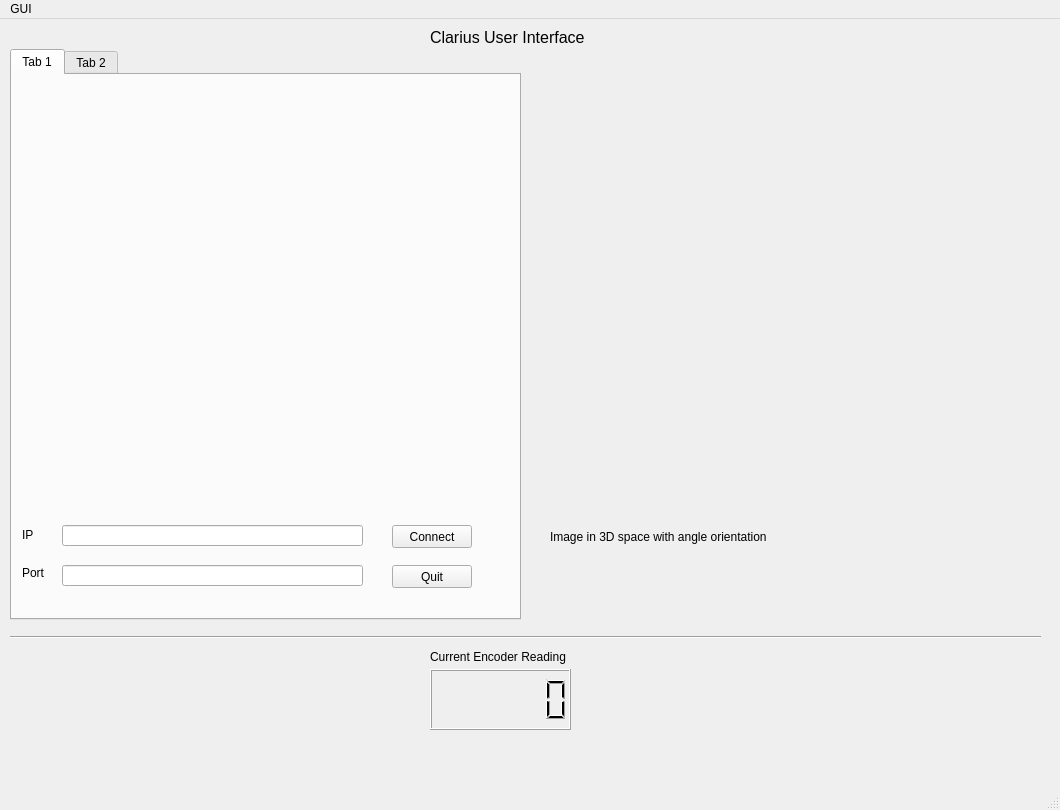
<?xml version="1.0" encoding="UTF-8"?>
<ui version="4.0">
 <class>MainWindow</class>
 <widget class="QMainWindow" name="MainWindow">
  <property name="geometry">
   <rect>
    <x>0</x>
    <y>0</y>
    <width>1060</width>
    <height>810</height>
   </rect>
  </property>
  <property name="minimumSize">
   <size>
    <width>1000</width>
    <height>810</height>
   </size>
  </property>
  <property name="windowTitle">
   <string>MainWindow</string>
  </property>
  <widget class="QWidget" name="centralwidget">
   <widget class="QWidget" name="view3d" native="true">
    <property name="geometry">
     <rect>
      <x>530</x>
      <y>70</y>
      <width>511</width>
      <height>421</height>
     </rect>
    </property>
    <property name="sizePolicy">
     <sizepolicy hsizetype="Expanding" vsizetype="Expanding">
      <horstretch>0</horstretch>
      <verstretch>0</verstretch>
     </sizepolicy>
    </property>
   </widget>
   <widget class="QLabel" name="label">
    <property name="geometry">
     <rect>
      <x>430</x>
      <y>10</y>
      <width>201</width>
      <height>16</height>
     </rect>
    </property>
    <property name="font">
     <font>
      <pointsize>12</pointsize>
     </font>
    </property>
    <property name="text">
     <string>Clarius User Interface</string>
    </property>
   </widget>
   <widget class="Line" name="line">
    <property name="geometry">
     <rect>
      <x>10</x>
      <y>610</y>
      <width>1031</width>
      <height>16</height>
     </rect>
    </property>
    <property name="orientation">
     <enum>Qt::Horizontal</enum>
    </property>
   </widget>
   <widget class="QLCDNumber" name="lcdNumber">
    <property name="geometry">
     <rect>
      <x>430</x>
      <y>650</y>
      <width>141</width>
      <height>61</height>
     </rect>
    </property>
    <property name="digitCount">
     <number>6</number>
    </property>
   </widget>
   <widget class="QLabel" name="label_2">
    <property name="geometry">
     <rect>
      <x>430</x>
      <y>630</y>
      <width>191</width>
      <height>16</height>
     </rect>
    </property>
    <property name="text">
     <string>Current Encoder Reading</string>
    </property>
   </widget>
   <widget class="QLabel" name="label_3">
    <property name="geometry">
     <rect>
      <x>550</x>
      <y>510</y>
      <width>291</width>
      <height>16</height>
     </rect>
    </property>
    <property name="text">
     <string>Image in 3D space with angle orientation</string>
    </property>
   </widget>
   <widget class="QTabWidget" name="tabWidget">
    <property name="geometry">
     <rect>
      <x>10</x>
      <y>30</y>
      <width>511</width>
      <height>571</height>
     </rect>
    </property>
    <property name="currentIndex">
     <number>0</number>
    </property>
    <widget class="QWidget" name="tab">
     <attribute name="title">
      <string>Tab 1</string>
     </attribute>
     <widget class="QLineEdit" name="ip">
      <property name="geometry">
       <rect>
        <x>50</x>
        <y>450</y>
        <width>301</width>
        <height>21</height>
       </rect>
      </property>
     </widget>
     <widget class="QLineEdit" name="port">
      <property name="geometry">
       <rect>
        <x>50</x>
        <y>490</y>
        <width>301</width>
        <height>21</height>
       </rect>
      </property>
     </widget>
     <widget class="QPushButton" name="connect">
      <property name="geometry">
       <rect>
        <x>380</x>
        <y>450</y>
        <width>80</width>
        <height>23</height>
       </rect>
      </property>
      <property name="text">
       <string>Connect</string>
      </property>
     </widget>
     <widget class="QPushButton" name="Quit">
      <property name="geometry">
       <rect>
        <x>380</x>
        <y>490</y>
        <width>80</width>
        <height>23</height>
       </rect>
      </property>
      <property name="text">
       <string>Quit</string>
      </property>
     </widget>
     <widget class="QWidget" name="liveStr" native="true">
      <property name="geometry">
       <rect>
        <x>10</x>
        <y>10</y>
        <width>491</width>
        <height>421</height>
       </rect>
      </property>
     </widget>
     <widget class="QLabel" name="label_5">
      <property name="geometry">
       <rect>
        <x>10</x>
        <y>450</y>
        <width>21</width>
        <height>20</height>
       </rect>
      </property>
      <property name="text">
       <string>IP</string>
      </property>
     </widget>
     <widget class="QLabel" name="label_6">
      <property name="geometry">
       <rect>
        <x>10</x>
        <y>490</y>
        <width>41</width>
        <height>16</height>
       </rect>
      </property>
      <property name="text">
       <string>Port</string>
      </property>
     </widget>
    </widget>
    <widget class="QWidget" name="tab_2">
     <attribute name="title">
      <string>Tab 2</string>
     </attribute>
     <widget class="QLabel" name="label_4">
      <property name="geometry">
       <rect>
        <x>30</x>
        <y>510</y>
        <width>301</width>
        <height>21</height>
       </rect>
      </property>
      <property name="text">
       <string>View Offline Data by clicking Open SliceViewer</string>
      </property>
     </widget>
     <widget class="QPushButton" name="pushButton">
      <property name="geometry">
       <rect>
        <x>350</x>
        <y>510</y>
        <width>141</width>
        <height>21</height>
       </rect>
      </property>
      <property name="text">
       <string>Open SliceViewer</string>
      </property>
     </widget>
     <widget class="MplGraphics" name="MplGraphics">
      <property name="geometry">
       <rect>
        <x>10</x>
        <y>10</y>
        <width>491</width>
        <height>421</height>
       </rect>
      </property>
     </widget>
     <widget class="QLineEdit" name="ip2">
      <property name="geometry">
       <rect>
        <x>60</x>
        <y>440</y>
        <width>271</width>
        <height>23</height>
       </rect>
      </property>
     </widget>
     <widget class="QLineEdit" name="port2">
      <property name="geometry">
       <rect>
        <x>60</x>
        <y>470</y>
        <width>271</width>
        <height>23</height>
       </rect>
      </property>
     </widget>
     <widget class="QLabel" name="label_7">
      <property name="geometry">
       <rect>
        <x>10</x>
        <y>450</y>
        <width>21</width>
        <height>16</height>
       </rect>
      </property>
      <property name="text">
       <string>IP</string>
      </property>
     </widget>
     <widget class="QLabel" name="label_8">
      <property name="geometry">
       <rect>
        <x>10</x>
        <y>470</y>
        <width>31</width>
        <height>16</height>
       </rect>
      </property>
      <property name="text">
       <string>Port</string>
      </property>
     </widget>
     <widget class="QPushButton" name="startCol">
      <property name="geometry">
       <rect>
        <x>360</x>
        <y>440</y>
        <width>111</width>
        <height>23</height>
       </rect>
      </property>
      <property name="text">
       <string>Start Collection</string>
      </property>
     </widget>
     <widget class="QPushButton" name="stopCol">
      <property name="geometry">
       <rect>
        <x>360</x>
        <y>470</y>
        <width>111</width>
        <height>23</height>
       </rect>
      </property>
      <property name="text">
       <string>Stop Collection</string>
      </property>
     </widget>
    </widget>
   </widget>
  </widget>
  <widget class="QMenuBar" name="menubar">
   <property name="geometry">
    <rect>
     <x>0</x>
     <y>0</y>
     <width>1060</width>
     <height>20</height>
    </rect>
   </property>
   <widget class="QMenu" name="menuGUI">
    <property name="title">
     <string>GUI</string>
    </property>
   </widget>
   <addaction name="menuGUI"/>
  </widget>
  <widget class="QStatusBar" name="statusbar"/>
 </widget>
 <customwidgets>
  <customwidget>
   <class>MplGraphics</class>
   <extends>QGraphicsView</extends>
   <header>mplgraphics.h</header>
  </customwidget>
 </customwidgets>
 <resources/>
 <connections/>
</ui>
